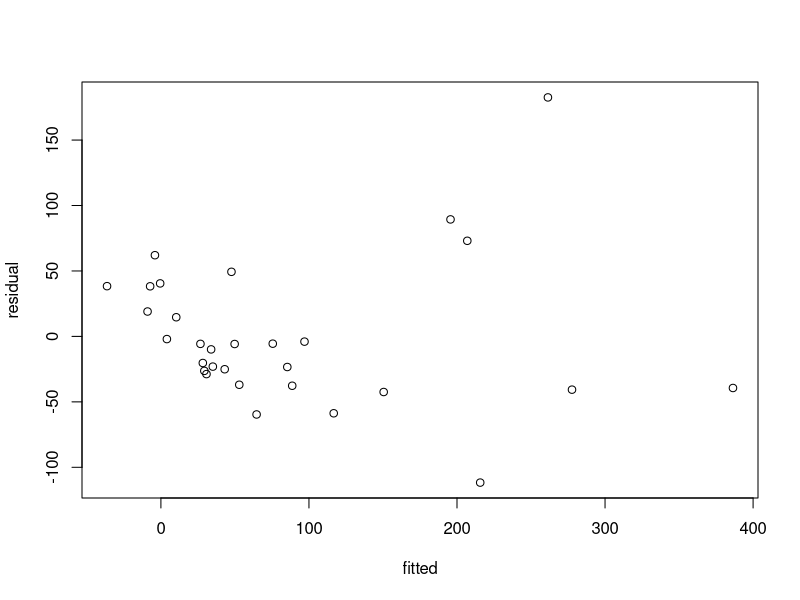

The R script that drew this image: (Note: this script raises an error after producing the figure.)
##############################################################################
### ### ###
### ### ###    STAT 6420 Homework no 7
### ### ###
#########################################################################

####### 
### ### ### Set up 

### Load in packages

library(here)
library(car)
library(MASS)
library(tidyverse)
library(kableExtra)

### Load in data files 

prob2 <- read.table(here("HW7", "data7.2.txt"), header = T)
prob3 <- read.table(here("HW7", "data7.3.txt"), header = T)
prob4 <- read.table(here("HW7", "data7.4.txt"), header = T)
prob5 <- read.table(here("HW7", "data7.5.txt"), header = T)
prob6 <- read.table(here("HW7", "data7.6.txt"), header = T)


####### 
### ### ### Problem 2

## 2a  
  # Fit a regression model with ‘species’ as response variable and ‘Area’, ‘Eleva- tion’, ‘Nearest’, 
  #‘Scruz’ and ‘Adjacent’ as predictor variables.

lm2 <- lm(Species ~ Area + Elevation + Nearest + Scruz + Adjacent, data = prob2)
summary(lm2)


## 2b 
# Look at the residual vs fitted plot. Comment.

residual <- lm2$residuals
fitted <- lm2$fitted.values
plot(residual ~ fitted)

## 2c
  # Do the Box-Cox transformation.

boxcox(lm2,plotit=T)
boxcox(lm2,lambda=seq(0.0,1.0,by=0.05),plotit=T)

  ## Based on the box-cox plots, use transformation of = 0.5 or y ^ 1/2

  ## Checking... 

lm2b <- lm((Species^.5) ~ Area + Elevation + Nearest + Scruz + Adjacent, data = prob2)
summary(lm2b)

residual <- lm2b$residuals
fitted <- lm2b$fitted.values
plot(residual ~ fitted)



####### 
### ### ### Problem 3

## Lets make a scatter plot to look at the data distribution 
plot(prob3$x, prob3$y)

## The relationship isn't quiet linear so take log of both variables 

prob3 <- prob3 %>% mutate(logx = log(x)) %>% mutate(logy = log(y)) 
plot(prob3$logx, prob3$logy)

## Look at model summary

lm3 <- lm(logy ~ logx, data = prob3)
summary(lm3)

## Now check the residuals and qq plot 

residual <- lm3$residuals
fitted <- lm3$fitted.values
plot(residual ~ fitted)

qqnorm(lm3$res,ylab="Raw Residuals")
qqline(lm3$res)





####### 
### ### ### Problem 4

## The full marks for the first three homeworks were 30, 20 and 20 respectively, 
    #and that for the first midterm exam was 20.

## Need to change from raw score to fraction (scale?)


prob4 <- prob4 %>% mutate(H1 = H1/30) %>% mutate(H2 = H2/20)%>% mutate(H3 = H3/20) %>% mutate(E1 = E1/20)

lm4 <- lm(E1 ~ H1 + H2 + H3, data = prob4)
summary(lm4)

residual <- lm4$residuals
fitted <- lm4$fitted.values
plot(residual ~ fitted)

### We want to look for outliers or influential points 
  # So we could use leverages (leverage is a measure of how far away the independent variable values of an observation are from those of the other observations)
  
prob4$predicted <- predict(lm4)

prob4a <- prob4 %>% mutate(difference = abs(predicted - E1)) %>% mutate(student_ID = rownames(prob4)) %>% arrange(-difference)

kable(head(prob4a))

## For each student, create table with the difference btw the observed and predicted values of exam scores 





####### 
### ### ### Problem 5
 ## First have to fit the full model.. 

lm5a <- lm(y ~ x1 + x2 + x3, data = prob5)
summary(lm5a) ## Nothing is significant but the R-squared values are very high 

vif(lm5a) #Values are high 


## Correlation matrix

#set up
PredictorsOnlyPixel <- prob5$y
PredictAndResponsePixel <- prob5[,-c(4)]
PredictAndResponseGrid <- reg_prdctr_init[,-c(4)]

# put histograms on the diagonal panel	
panel.hist <- function (x,...)					# define a function that says what we want to plot in the diagonal
{
  usr <- par("usr"); on.exit(par(usr))			# not sure what usr is for?
  par(usr = c(usr[1:2],0,1.5))
  h <- hist(x, plot = FALSE)
  breaks <- h$breaks; nB <- length(breaks)			# make the hist 
  y <- h$counts; y <- y/max(y)
  rect(breaks[-nB], 0, breaks[-1], y, col="grey", ...)  # defines what the histogram is going to look like
}

# put correlations on the upper panels,
panel.cor <- function(x, y, digits=2, prefix="", cex.cor, ...)
{
  usr <- par("usr"); on.exit(par(usr))
  par(usr = c(0, 1, 0, 1))
  r <- cor(x, y,use="complete.obs")				
  txt <- format(c(r, 0.123456789), digits=digits)[1]
  prefix <- "r = "
  rc <- cor.test(x,y,method = c("pearson"))				## calculate pearsons rho for upper grid
  txt <- paste(prefix,txt,sep="")
  text(0.5, 0.5, txt, cex = 1)
}

pairs(PredictAndResponsePixel,lower.panel = panel.smooth, diag.panel=panel.hist,upper.panel=panel.cor)

## Looks like x1 and x2 are highly correlated 
## Lets remove x1 because it has a high correlation with x3 



# Re-running model 
lm5b <- lm(y ~  x2 + x3, data = prob5)
summary(lm5b) ## Nothing is significant but the R-squared values are very high 

vif(lm5b) #Values are normal now

#We can remove x3 and check the final model 

lm5c <- lm(y ~  x2, data = prob5)
summary(lm5c) ## Nothing is significant but the R-squared values are very high 

plot(lm5c)




####### 
### ### ### Problem 6 b 


# rate is response variable (first column)

x <- as.matrix(prob6[,-1])
x <- scale(x)
e <- eigen(t(x) %*% x)
e$val
sqrt(max(e$val)/min(e$val)) #conditional number


# Now check out VIFs


a <- summary(lm(x[,1] ~ x[,-1]))$r.squared
# 0.99262
1/(1-a )

diag(solve(cor(x)))
